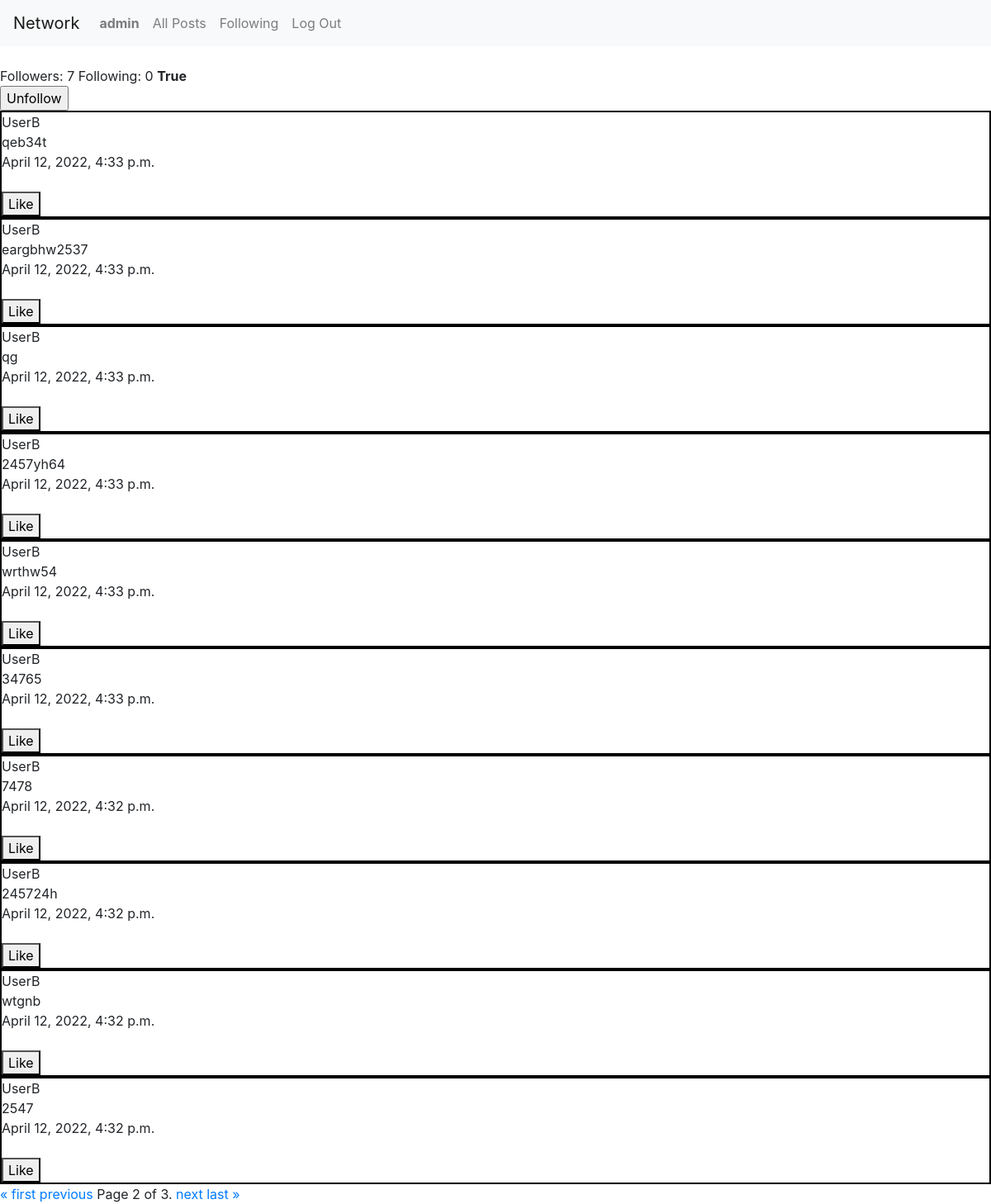
Screenshot of /user/UserB?page=2 (signed in) with the database file from the repository.
### network/models.py (models this page shows, shortened)
class User(AbstractUser):
    pass

class Post(models.Model):
    user = models.ForeignKey("User", on_delete=models.CASCADE)
    body = models.TextField(blank=True)
    date = models.DateTimeField(auto_now_add=True)

### network/views.py (the view, shortened to what this page needs)
# urls.py: path("user/<str:username>", views.profile, name="profile"),
def profile(request, username):
    viewed_user = User.objects.get(username=username)
    logged_in_user = request.user
    ifFollows = Follower.objects.filter(following=logged_in_user, followed=viewed_user ).exists()
    p = Paginator(Post.objects.filter(user=viewed_user).order_by("-date"),10)
    page = request.GET.get('page')
    posts = p.get_page(page)
    following_count = Follower.objects.filter(following=viewed_user).count
    followed_count = Follower.objects.filter(followed=viewed_user).count
    return render(request,"network/profile.html", {"current_user": logged_in_user,
                                                    "viewed_user": viewed_user,
                                                    "posts": posts,
                                                    "following_count": following_count,
                                                    "followed_count":followed_count,
                                                    "ifFollows":ifFollows})

### network/templates/network/profile.html (shortened to what this page needs)
{% extends "network/layout.html" %}
{% load static %}
{% block body %}
<br>
Followers: {{followed_count}}
Following: {{following_count}}
<strong>{{ifFollows}}</strong>
<form action="" method="post">
    {%if ifFollows%}
    <input type="submit" name="submit" id="follow-button" value="Unfollow">
    {%else%}
    <input type="submit" name="submit" id="follow-button" value="Follow">
    {%endif%}
</form>
{% for post in posts%}
<div  style ="border: solid black 2px;">
<div>{{post.user}}</div>
<div>{{post.body}}</div>
<div>{{post.date}}</div><br>
<button class="like-button" data-id="{{post.id}}" id="button-{{post.id}}" type="button">Like</button>
</div>
{% endfor %}
<div class="pagination">
    <span class="step-links">
        {% if posts.has_previous %}
            <a href="?page=1">&laquo; first</a>
            <a href="?page={{ posts.previous_page_number }}">previous</a>
        {% endif %}
        <span class="current">
            Page {{ posts.number }} of {{ posts.paginator.num_pages }}.
        </span>
        {% if posts.has_next %}
            <a href="?page={{ posts.next_page_number }}">next</a>
            <a href="?page={{ posts.paginator.num_pages }}">last &raquo;</a>
        {% endif %}
    </span>
</div>
{% endblock %}

### network/templates/network/layout.html (shortened to what this page needs)
{% load static %}
<!DOCTYPE html>
<html lang="en">
    <head>
        <link rel="stylesheet" href="https://stackpath.bootstrapcdn.com/bootstrap/4.4.1/css/bootstrap.min.css">
        <link href="{% static 'network/styles.css' %}" rel="stylesheet">
    </head>
    <body>
        <nav class="navbar navbar-expand-lg navbar-light bg-light">
            <a class="navbar-brand" href="{% url 'index' %}">Network</a>
            <div>
              <ul class="navbar-nav mr-auto">
                {% if user.is_authenticated %}
                    <li class="nav-item">
                        <a class="nav-link" href="{% url 'profile' current_user.username %}"><strong>{{ current_user.username }}</strong></a>
                    </li>
                {% endif %}
                <li class="nav-item">
                  <a class="nav-link" href="{% url 'all-posts' %}">All Posts</a>
                </li>
                {% if user.is_authenticated %}
                    <li class="nav-item">
                        <a class="nav-link" href="{% url 'following'%}">Following</a>
                    </li>
                    <li class="nav-item">
                        <a class="nav-link" href="{% url 'logout' %}">Log Out</a>
                    </li>
                {% endif %}
              </ul>
            </div>
          </nav>
        <div class="body">
            {% block body %}
            {% endblock %}
        </div>
    </body>
</html>

### rows the page displays
User: username "admin"
Post: user "UserB", body "qeb34t", date "April 12, 2022, 4:33 p.m."
Post: user "UserB", body "eargbhw2537", date "April 12, 2022, 4:33 p.m."
Post: user "UserB", body "qg", date "April 12, 2022, 4:33 p.m."
Post: user "UserB", body "2457yh64", date "April 12, 2022, 4:33 p.m."
Post: user "UserB", body "wrthw54", date "April 12, 2022, 4:33 p.m."
Post: user "UserB", body "34765", date "April 12, 2022, 4:33 p.m."
Post: user "UserB", body "7478", date "April 12, 2022, 4:32 p.m."
Post: user "UserB", body "245724h", date "April 12, 2022, 4:32 p.m."
Post: user "UserB", body "wtgnb", date "April 12, 2022, 4:32 p.m."
Post: user "UserB", body "2547", date "April 12, 2022, 4:32 p.m."

### other values shown
{{ followed_count }} "7"
{{ following_count }} "0"
{{ ifFollows }} "True"
{{ posts.number }} "2"
{{ posts.paginator.num_pages }} "3"
